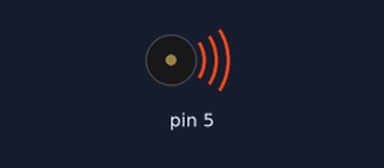
The sketch below on a simulated Arduino Uno, built with avr-gcc and run on an emulated ATmega328P. Shown: buzzer (waves = sounding).

Above: at 0.2 s.
Timing chart, 0 to 3.5 s (numbered marks = the images above):
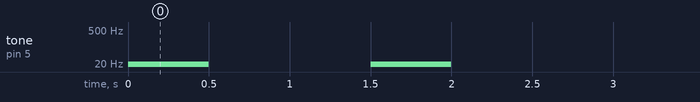

The sketch:

lat6beep.ino
```cpp
int i = 0;
void setup() {
  // put your setup code here, to run once:
  pinMode(5, OUTPUT);
}

void loop() {
  // put your main code here, to run repeatedly:
  for (i; i<2; i++){tone (5, HIGH);
  delay (500);
  noTone (5);
  delay (1000);
  }
  /*
  tone (5, HIGH);
  delay (500);
  noTone (5);
  delay (1000);
  digitalWrite(5, HIGH);
  delay (100);
  digitalWrite(5, LOW);
  delay (500);*/
}
```

Measured:
- by itself, tone on pin 5: alternates 1 Hz for 0.50 s and silent for 1.0 s, 4 changes in all, then stays silent
